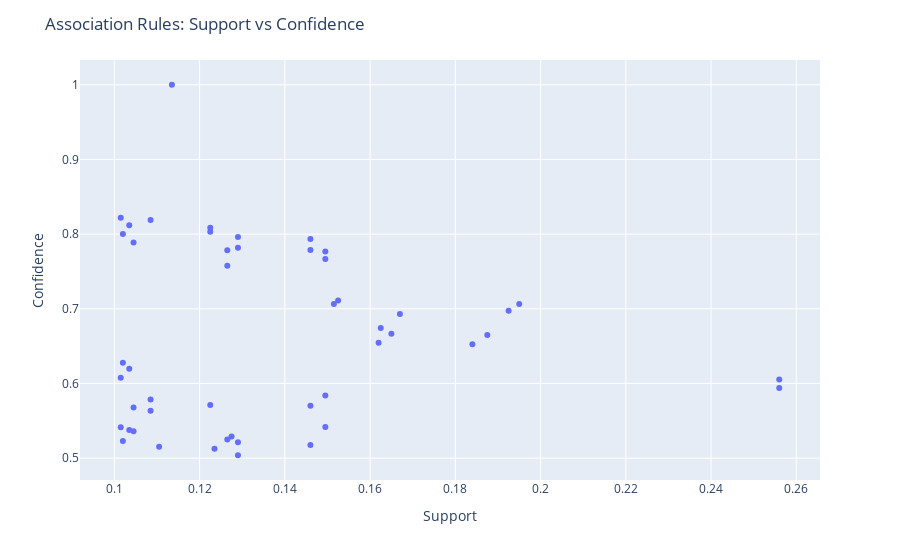

Notebook cell for this chart:
### Markdown cell above
### Using Plotly to identify which set have highest Confidence and Support

### Code cell
import plotly.express as px

# Convert 'antecedents' and 'consequents' to string
rules['antecedents'] = rules['antecedents'].astype(str)
rules['consequents'] = rules['consequents'].astype(str)

# Scatter plot using Plotly
fig = px.scatter(rules, x='support', y='confidence', hover_name='antecedents', hover_data=['consequents', 'support', 'confidence'])
fig.update_layout(title='Association Rules: Support vs Confidence',
                  xaxis_title='Support', yaxis_title='Confidence')
fig.show()

### Figure 1 — Plotly figure (JSON) as saved in the notebook; plotly's stock layout.template omitted (floating-point values rounded to 4 significant figures)
{"data": [{"customdata": [["frozenset({'ChildBks'})"], ["frozenset({'ChildBks'})"], ["frozenset({'CookBks'})"], ["frozenset({'ChildBks'})"], ["frozenset({'ChildBks'})"], ["frozenset({'ChildBks'})"], ["frozenset({'ChildBks'})"], ["frozenset({'CookBks'})"], ["frozenset({'CookBks'})"], ["frozenset({'CookBks'})"], ["frozenset({'CookBks'})"], ["frozenset({'CookBks'})"], ["frozenset({'CookBks'})"], ["frozenset({'DoItYBks'})"], ["frozenset({'GeogBks'})"], ["frozenset({'GeogBks'})"], ["frozenset({'ChildBks'})"], ["frozenset({'CookBks'})"], ["frozenset({'YouthBks'})"], ["frozenset({'CookBks', 'ChildBks'})"], ["frozenset({'ChildBks'})"], ["frozenset({'CookBks'})"], ["frozenset({'DoItYBks'})"], ["frozenset({'CookBks', 'ChildBks'})"], ["frozenset({'ChildBks'})"], ["frozenset({'CookBks'})"], ["frozenset({'CookBks', 'ChildBks'})"], ["frozenset({'ChildBks'})"], ["frozenset({'CookBks'})"], ["frozenset({'CookBks', 'ChildBks'})"], ["frozenset({'ChildBks'})"], ["frozenset({'CookBks'})"], ["frozenset({'GeogBks'})"], ["frozenset({'CookBks', 'ChildBks'})"], ["frozenset({'ChildBks'})"], ["frozenset({'GeogBks'})"], ["frozenset({'DoItYBks'})"], ["frozenset({'ChildBks'})"], ["frozenset({'ArtBks'})"], ["frozenset({'GeogBks'})"], ["frozenset({'CookBks'})"], ["frozenset({'ArtBks'})"], ["frozenset({'DoItYBks'})"], ["frozenset({'CookBks'})"], ["frozenset({'GeogBks'})"], ["frozenset({'DoItYBks'})"], ["frozenset({'CookBks'})"], ["frozenset({'ArtBks'})"], ["frozenset({'GeogBks'})"]], "hovertemplate": "<b>%{hovertext}</b><br><br>support=%{x}<br>confidence=%{y}<br>consequents=%{customdata[0]}<extra></extra>", "hovertext": ["frozenset({'YouthBks'})", "frozenset({'CookBks'})", "frozenset({'ChildBks'})", "frozenset({'DoItYBks'})", "frozenset({'RefBks'})", "frozenset({'ArtBks'})", "frozenset({'GeogBks'})", "frozenset({'YouthBks'})", "frozenset({'DoItYBks'})", "frozenset({'RefBks'})", "frozenset({'ArtBks'})", "frozenset({'GeogBks'})", "frozenset({'ItalCook'})", "frozenset({'ArtBks'})", "frozenset({'RefBks'})", "frozenset({'ArtBks'})", "frozenset({'YouthBks', 'CookBks'})", "frozenset({'YouthBks', 'ChildBks'})", "frozenset({'CookBks', 'ChildBks'})", "frozenset({'YouthBks'})", "frozenset({'DoItYBks', 'CookBks'})", "frozenset({'DoItYBks', 'ChildBks'})", "frozenset({'CookBks', 'ChildBks'})", "frozenset({'DoItYBks'})", "frozenset({'CookBks', 'RefBks'})", "frozenset({'ChildBks', 'RefBks'})", "frozenset({'RefBks'})", "frozenset({'ArtBks', 'CookBks'})", "frozenset({'ArtBks', 'ChildBks'})", "frozenset({'ArtBks'})", "frozenset({'GeogBks', 'CookBks'})", "frozenset({'GeogBks', 'ChildBks'})", "frozenset({'CookBks', 'ChildBks'})", "frozenset({'GeogBks'})", "frozenset({'DoItYBks', 'GeogBks'})", "frozenset({'DoItYBks', 'ChildBks'})", "frozenset({'GeogBks', 'ChildBks'})", "frozenset({'GeogBks', 'ArtBks'})", "frozenset({'GeogBks', 'ChildBks'})", "frozenset({'ArtBks', 'ChildBks'})", "frozenset({'DoItYBks', 'ArtBks'})", "frozenset({'DoItYBks', 'CookBks'})", "frozenset({'ArtBks', 'CookBks'})", "frozenset({'DoItYBks', 'GeogBks'})", "frozenset({'DoItYBks', 'CookBks'})", "frozenset({'GeogBks', 'CookBks'})", "frozenset({'GeogBks', 'ArtBks'})", "frozenset({'GeogBks', 'CookBks'})", "frozenset({'ArtBks', 'CookBks'})"], "legendgroup": "", "marker": {"color": "#636efa", "symbol": "circle"}, "mode": "markers", "name": "", "orientation": "v", "showlegend": false, "type": "scatter", "x": [0.165, 0.256, 0.256, 0.184, 0.1515, 0.1625, 0.195, 0.162, 0.1875, 0.1525, 0.167, 0.1925, 0.1135, 0.1235, 0.1105, 0.1275, 0.129, 0.129, 0.129, 0.129, 0.146, 0.146, 0.146, 0.146, 0.1225, 0.1225, 0.1225, 0.1265, 0.1265, 0.1265, 0.1495, 0.1495, 0.1495, 0.1495, 0.1045, 0.1045, 0.1045, 0.102, 0.102, 0.102, 0.1015, 0.1015, 0.1015, 0.1085, 0.1085, 0.1085, 0.1035, 0.1035, 0.1035], "xaxis": "x", "y": [0.6667, 0.594, 0.6052, 0.6525, 0.7063, 0.6743, 0.7065, 0.6545, 0.6649, 0.711, 0.6929, 0.6975, 1, 0.5124, 0.5152, 0.529, 0.7963, 0.7818, 0.5039, 0.5212, 0.7787, 0.7935, 0.5703, 0.5177, 0.8033, 0.8086, 0.5711, 0.7575, 0.7785, 0.5249, 0.7766, 0.7667, 0.584, 0.5417, 0.7887, 0.5679, 0.5359, 0.8, 0.5231, 0.6277, 0.8219, 0.5413, 0.6078, 0.8189, 0.5787, 0.5636, 0.8118, 0.5377, 0.6198], "yaxis": "y"}], "layout": {"legend": {"tracegroupgap": 0}, "margin": {"t": 60}, "title": {"text": "Association Rules: Support vs Confidence"}, "xaxis": {"anchor": "y", "domain": [0, 1], "title": {"text": "Support"}}, "yaxis": {"anchor": "x", "domain": [0, 1], "title": {"text": "Confidence"}}}}
